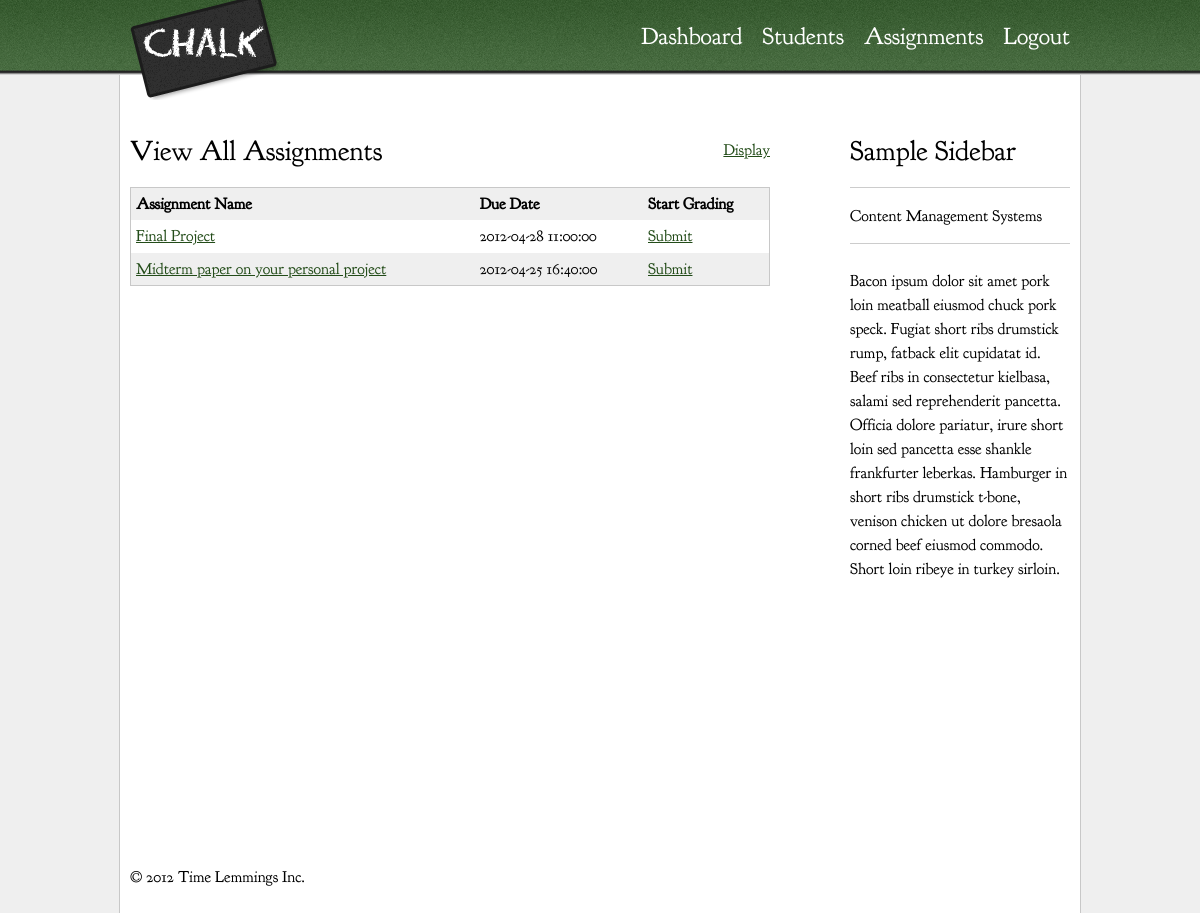
Screenshot of /index.php/assignments/viewAllAssignments (signed in) with the database file from the repository.
### tables this page shows
CREATE TABLE `assignments`(
	`assignmentID` int(10) unsigned NOT NULL auto_increment PRIMARY KEY,
	`dueDate` datetime NOT NULL,
	`setDate` datetime NOT NULL,
	`title` varchar(75) NOT NULL,
	`information` text, 
	`maxPoints` double
);

### application/controllers/assignments.php (called while the page is built, shortened)
<?php if ( ! defined('BASEPATH')) exit('No direct script access allowed');
class Assignments extends MY_Controller {
	public function __construct(){
		$this->load->model('Assignments_model');
	}
	public function viewAllAssignments(){
		$data = $this->Assignments_model->getAllAssignments();
		$send = array('entry' => $data);
		$this->load->view('view_all_assignments', $send);
	}
}

### public_html/index.php (called while the page is built, shortened)
<?php
require_once BASEPATH.'core/CodeIgniter.php';

### application/models/assignments_model.php (called while the page is built, shortened)
<?php
class Assignments_model extends CI_Model{
	function getAllAssignments($courseId = false){
		$query = $this->db->get('assignments');
		return $query->result();
	}
}
?>

### application/views/view_all_assignments.php (the view, shortened to what this page needs)
<div role="main" id="main">
	<h2>View All Assignments</h2>
	<div class="table-wrapper">
		<table class="respond">
			<thead>
				<tr>
					<th>Assignment Name</th>
					<th>Due Date</th>
					<th>Start Grading</th>
				</tr>
			</thead>
			<tbody>
			<?php foreach($entry as $row):?>
				<tr>
					<td><?php echo anchor('assignments/viewAssignment/' . $row->assignmentID, $row->title, 'title="' . $row->title . '"'); ?></td>
					<td><?php echo $row->dueDate; ?></td>
					<td>
					<?php
						if ($_SESSION['userLevelID']==1){
							echo anchor('submissions/submitAssignment/' . $row->assignmentID, 'Submit', 'title="Grade"');
						}else{
							echo anchor('submissions/viewAssignmentGrades/' . $row->assignmentID, 'Grade', 'title="Grade"');
						}
					?>
					</td>
				</tr>
			<?php endforeach; ?>
			</tbody>
		</table>
	</div>
</div>

### public_html/css/style.css (style rules this page uses)
html { font-size: 100%; -webkit-text-size-adjust: 100%; -ms-text-size-adjust: 100%; }
html, button, input, select, textarea { font-family: sans-serif; color: #222; }
body { margin: 0; font-size: 1em; line-height: 1.4; }
a { color: #00e; }
table { border-collapse: collapse; border-spacing: 0; }
td { vertical-align: top; }
a:link { color: #234c19; }
body { background-color: #efefef; color: #000; font-family: "Goudy Bookletter", serif; }
h2 { font-size: 1.75em; margin: .85714em 0; line-height: .85714em; font-weight: normal; }
table { width: 100%; border: 1px solid #c8c8c8; }
td, th { padding: 5px; }
tr:nth-child(even) { background-color: #efefef; }
thead { text-align: left; }
thead tr { background-color: #efefef; }
#main { width: 68.085%; min-height: 750px; float: left; }
#navigation a { color: #fff; text-decoration: none; }
.table-wrapper { position: relative; }
.enhanced th, .enhanced td { display: none; }
@media screen and (min-width: 800px) { .enhanced th, .enhanced td { display: table-cell; } }

### rows the page displays
assignments: assignmentID+title "Final Project", dueDate "2012-04-28 11:00:00", assignmentID "Submit"
assignments: assignmentID+title "Midterm paper on your personal project", dueDate "2012-04-25 16:40:00", assignmentID "Submit"

### other values shown
anchor('dashboard', 'Dashboard', 'title="Dashboard"') "Dashboard"
anchor('users/viewAll', 'Students', 'title="Students"') "Students"
anchor('admin/logout', 'Logout', 'title="Logout"') "Logout"
